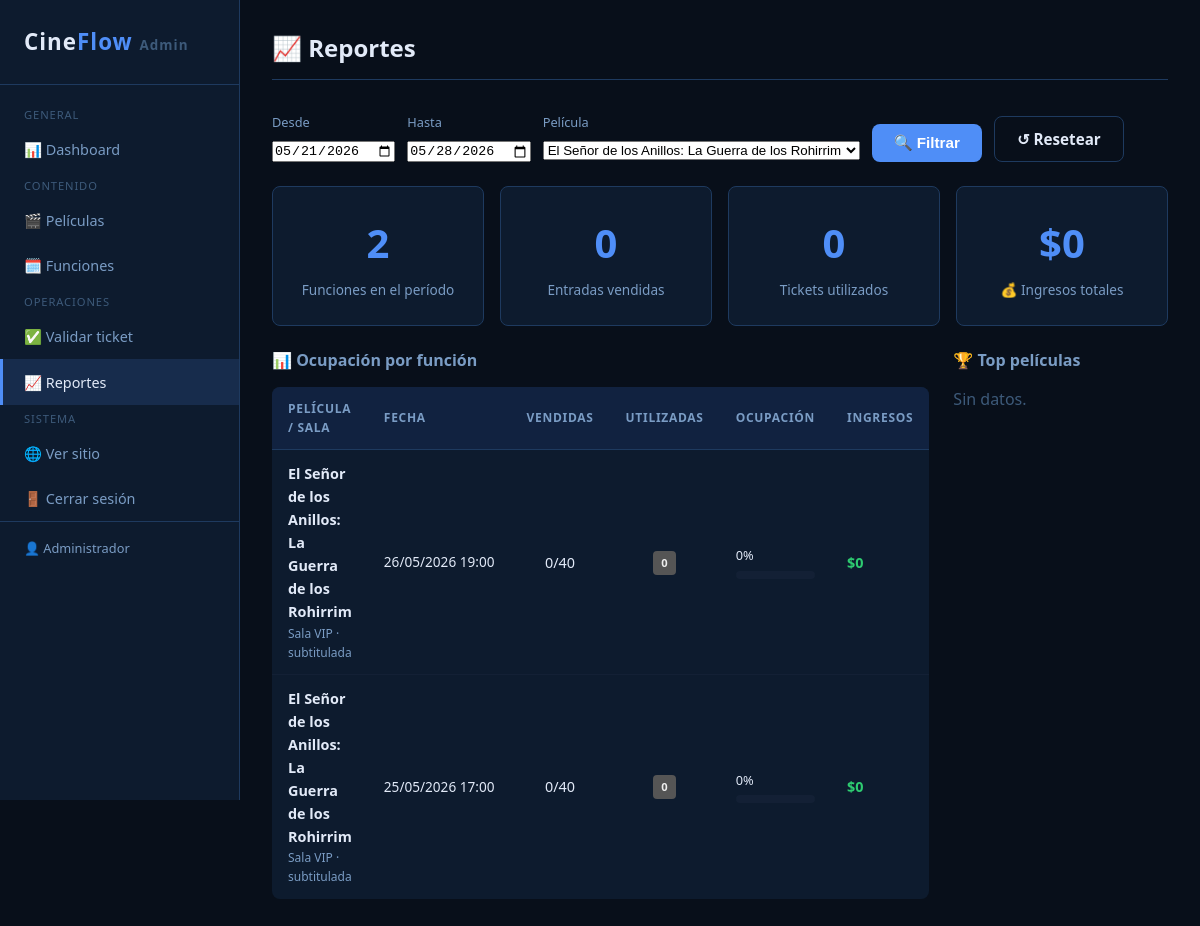
/admin/reportes.php?pelicula_id=3 (signed in), run on the app's committed database.
### tables this page shows
CREATE TABLE usuarios (
    id            INT UNSIGNED    NOT NULL AUTO_INCREMENT,
    nombre        VARCHAR(100)    NOT NULL,
    email         VARCHAR(150)    NOT NULL,
    password_hash VARCHAR(255)    NOT NULL                  COMMENT 'Hash bcrypt',
    rol           ENUM('admin')   NOT NULL DEFAULT 'admin',
    activo        TINYINT(1)      NOT NULL DEFAULT 1,
    fecha_registro DATETIME       NOT NULL DEFAULT CURRENT_TIMESTAMP,

    PRIMARY KEY (id),
    UNIQUE KEY uq_email (email)
);

CREATE TABLE funciones (
    id             INT UNSIGNED   NOT NULL AUTO_INCREMENT,
    pelicula_id    INT UNSIGNED   NOT NULL,
    sala_id        INT UNSIGNED   NOT NULL,
    fecha_hora     DATETIME       NOT NULL,
    precio         DECIMAL(8,2)   NOT NULL,
    idioma         ENUM('subtitulada','doblada','original') NOT NULL DEFAULT 'subtitulada',
    activa         TINYINT(1)     NOT NULL DEFAULT 1,

    PRIMARY KEY (id),
    UNIQUE KEY uq_sala_horario (sala_id, fecha_hora),
    INDEX idx_pelicula_fecha (pelicula_id, fecha_hora),
    INDEX idx_fecha_hora (fecha_hora),

    CONSTRAINT fk_funcion_pelicula
        FOREIGN KEY (pelicula_id) REFERENCES peliculas(id)
        ON DELETE RESTRICT ON UPDATE CASCADE,
    CONSTRAINT fk_funcion_sala
        FOREIGN KEY (sala_id) REFERENCES salas(id)
        ON DELETE RESTRICT ON UPDATE CASCADE
);

CREATE TABLE peliculas (
    id             INT UNSIGNED   NOT NULL AUTO_INCREMENT,
    titulo         VARCHAR(200)   NOT NULL,
    genero         VARCHAR(80)    NOT NULL,
    sinopsis       TEXT               NULL,
    clasificacion  ENUM('TE','TE+7','MA+14','MA+18') NOT NULL DEFAULT 'TE',
    duracion_min   SMALLINT UNSIGNED  NULL,
    imagen         VARCHAR(300)       NULL                  COMMENT 'Ruta: uploads/peliculas/imagen.jpg',
    activa         TINYINT(1)     NOT NULL DEFAULT 1,
    fecha_estreno  DATE               NULL,

    PRIMARY KEY (id),
    INDEX idx_genero (genero),
    INDEX idx_activa (activa)
);

CREATE TABLE salas (
    id             INT UNSIGNED   NOT NULL AUTO_INCREMENT,
    nombre         VARCHAR(50)    NOT NULL,
    capacidad      SMALLINT UNSIGNED NOT NULL DEFAULT 100,
    tipo           ENUM('estandar','vip','4dx','imax') NOT NULL DEFAULT 'estandar',
    activa         TINYINT(1)     NOT NULL DEFAULT 1,

    PRIMARY KEY (id),
    UNIQUE KEY uq_nombre_sala (nombre)
);

### includes/funciones.php (called while the page is built, shortened)
<?php
function formatearPrecio(float|int|string $precio): string
{
    return '$' . number_format((float)$precio, 0, ',', '.');
}
function esc(?string $texto): string
{
    return htmlspecialchars((string)$texto, ENT_QUOTES | ENT_SUBSTITUTE, 'UTF-8');
}
function obtenerUsuario(int $usuario_id): ?array
{
    $pdo = obtenerConexion();
    try {
        $stmt = $pdo->prepare("
            SELECT id, nombre, email, rol
            FROM   usuarios
            WHERE  id     = :id
              AND  activo = 1
            LIMIT 1
        ");
        $stmt->execute([':id' => $usuario_id]);
        $fila = $stmt->fetch();
        return $fila ?: null;
    } catch (PDOException $e) {
        registrarError('funciones - obtenerUsuario', $e->getMessage());
        return null;
    }
}

### admin/reportes.php (the view, shortened to what this page needs)
<?php
require_once __DIR__ . '/../includes/funciones.php';
$pdo = obtenerConexion();
$desde = $_GET['desde'] ?? date('Y-m-d', strtotime('-7 days'));
$hasta = $_GET['hasta'] ?? date('Y-m-d');
$filtro_pelicula = (int)($_GET['pelicula_id'] ?? 0);
try {
    $q = "
        SELECT f.id, f.fecha_hora, f.precio, f.idioma,
               p.titulo AS pelicula,
               s.nombre AS sala, s.capacidad,
               COUNT(CASE WHEN r.estado IN ('confirmada','utilizada') THEN 1 END) AS confirmadas,
               COUNT(CASE WHEN r.estado = 'utilizada'  THEN 1 END) AS utilizadas,
               COUNT(CASE WHEN r.estado = 'cancelada'  THEN 1 END) AS canceladas,
               COUNT(CASE WHEN r.estado = 'pendiente'  THEN 1 END) AS pendientes,
               COALESCE(SUM(CASE WHEN r.estado IN ('confirmada','utilizada') THEN f.precio END),0) AS ingresos
        FROM   funciones f
        JOIN   peliculas p ON p.id = f.pelicula_id
        JOIN   salas     s ON s.id = f.sala_id
        LEFT   JOIN reservas r ON r.funcion_id = f.id
        WHERE  DATE(f.fecha_hora) BETWEEN :desde AND :hasta
    ";
    $params = [':desde'=>$desde, ':hasta'=>$hasta];
    if ($filtro_pelicula > 0) {
        $q .= " AND f.pelicula_id = :pid";
        $params[':pid'] = $filtro_pelicula;
    }
    $q .= " GROUP BY f.id ORDER BY f.fecha_hora DESC";
    $stmt = $pdo->prepare($q);
    $stmt->execute($params);
    $reporte = $stmt->fetchAll();
    $total_ingresos    = array_sum(array_column($reporte, 'ingresos'));
    $total_confirmadas = array_sum(array_column($reporte, 'confirmadas'));
    $total_utilizadas  = array_sum(array_column($reporte, 'utilizadas'));
    $top_q = "
        SELECT p.titulo, COUNT(r.id) AS reservas, COALESCE(SUM(f.precio),0) AS ingresos
        FROM   reservas r
        JOIN   funciones f ON f.id = r.funcion_id
        JOIN   peliculas p ON p.id = f.pelicula_id
        WHERE  r.estado IN ('confirmada','utilizada')
          AND  DATE(r.fecha_reserva) BETWEEN :desde AND :hasta
        GROUP  BY p.id
        ORDER  BY reservas DESC
        LIMIT  5
    ";
    $top_stmt = $pdo->prepare($top_q);
    $top_stmt->execute([':desde'=>$desde, ':hasta'=>$hasta]);
    $top_peliculas = $top_stmt->fetchAll();
    $peliculas_select = $pdo->query("SELECT id, titulo FROM peliculas ORDER BY titulo")->fetchAll();
} catch (PDOException $e) {
    registrarError('admin-reportes', $e->getMessage());
    $reporte = $top_peliculas = $peliculas_select = [];
    $total_ingresos = $total_confirmadas = $total_utilizadas = 0;
}
$admin_nav_activo = 'reportes';
require_once __DIR__ . '/includes/header.php';
?>
<div class="admin-topbar">
    <h1>📈 Reportes</h1>
</div>
<form method="GET" style="margin-bottom:1.5rem;display:flex;gap:.75rem;flex-wrap:wrap;align-items:flex-end;">
    <div>
        <label style="font-size:.8rem;color:var(--texto-suave);display:block;margin-bottom:.25rem;">Desde</label>
        <input type="date" name="desde" value="<?= esc($desde) ?>">
    </div>
    <div>
        <label style="font-size:.8rem;color:var(--texto-suave);display:block;margin-bottom:.25rem;">Hasta</label>
        <input type="date" name="hasta" value="<?= esc($hasta) ?>">
    </div>
    <div>
        <label style="font-size:.8rem;color:var(--texto-suave);display:block;margin-bottom:.25rem;">Película</label>
        <select name="pelicula_id">
            <?php foreach ($peliculas_select as $p): ?>
                <option value="<?= $p['id'] ?>" <?= $filtro_pelicula==$p['id']?'selected':''?>><?= esc($p['titulo']) ?></option>
            <?php endforeach; ?>
        </select>
    </div>
    <button type="submit" class="btn btn-primario">🔍 Filtrar</button>
    <a href="reportes.php" class="btn btn-secundario">↺ Resetear</a>
</form>
<div class="stats-grid" style="margin-bottom:1.5rem;">
    <div class="stat-card">
        <span class="stat-numero"><?= count($reporte) ?></span>
        <div class="stat-label">Funciones en el período</div>
    </div>
    <div class="stat-card">
        <span class="stat-numero"><?= $total_confirmadas ?></span>
        <div class="stat-label">Entradas vendidas</div>
    </div>
    <div class="stat-card">
        <span class="stat-numero"><?= $total_utilizadas ?></span>
        <div class="stat-label">Tickets utilizados</div>
    </div>
    <div class="stat-card">
        <span class="stat-numero"><?= formatearPrecio($total_ingresos) ?></span>
        <div class="stat-label">💰 Ingresos totales</div>
    </div>
</div>
<div style="display:grid;grid-template-columns:2fr 1fr;gap:1.5rem;">
<div>
    <h2 style="font-size:1rem;margin-bottom:1rem;color:var(--texto-suave);">📊 Ocupación por función</h2>
    <?php if (empty($reporte)): ?>
        <p style="color:var(--texto-muy-suave);">Sin datos para el período seleccionado.</p>
    <?php else: ?>
    <table class="admin-tabla">
        <thead>
            <tr>
                <th>Película / Sala</th>
                <th>Fecha</th>
                <th>Vendidas</th>
                <th>Utilizadas</th>
                <th>Ocupación</th>
                <th>Ingresos</th>
            </tr>
        </thead>
        <tbody>
        <?php foreach ($reporte as $r): ?>
            <?php $pct = $r['capacidad'] > 0 ? round($r['confirmadas'] / $r['capacidad'] * 100) : 0; ?>
            <tr>
                <td>
                    <div style="font-weight:600;font-size:.9rem;"><?= esc($r['pelicula']) ?></div>
                    <div style="font-size:.75rem;color:var(--texto-suave);"><?= esc($r['sala']) ?> · <?= esc($r['idioma']) ?></div>
                </td>
                <td style="white-space:nowrap;font-size:.85rem;"><?= date('d/m/Y H:i', strtotime($r['fecha_hora'])) ?></td>
                <td style="text-align:center;"><?= $r['confirmadas'] ?>/<?= $r['capacidad'] ?></td>
                <td style="text-align:center;">
                    <span class="badge <?= $r['utilizadas'] > 0 ? 'badge-azul' : 'badge-gris' ?>"><?= $r['utilizadas'] ?></span>
                </td>
                <td style="min-width:100px;">
                    <div style="font-size:.8rem;margin-bottom:.2rem;"><?= $pct ?>%</div>
                    <div class="reporte-barra-wrap">
                    </div>
                </td>
                <td style="font-weight:600;color:var(--verde);font-size:.9rem;"><?= formatearPrecio($r['ingresos']) ?></td>
            </tr>
        <?php endforeach; ?>
        </tbody>
    </table>
    <?php endif; ?>
</div>
<div>
    <h2 style="font-size:1rem;margin-bottom:1rem;color:var(--texto-suave);">🏆 Top películas</h2>
    <?php if (empty($top_peliculas)): ?>
        <p style="color:var(--texto-muy-suave);">Sin datos.</p>
    <?php endif; ?>
</div>
</div>
<?php require_once __DIR__ . '/includes/footer.php'; ?>

### admin/includes/header.php (shortened to what this page needs)
<?php
$admin_nav_activo ??= '';
$admin = obtenerUsuario((int)$_SESSION['usuario_id']);
?>
<!DOCTYPE html>
<html lang="es">
<head>
    <link rel="stylesheet" href="../assets/css/estilo.css">
    <link rel="stylesheet" href="../assets/css/admin.css">
</head>
<body>
<div class="admin-layout">
<aside class="admin-sidebar">
    <a href="index.php" class="logo">Cine<span>Flow</span> <small style="font-size:.6em;color:var(--texto-muy-suave);">Admin</small></a>
    <nav class="admin-nav">
        <span class="nav-seccion">General</span>
        <a href="index.php"         class="<?= $admin_nav_activo === 'dashboard'  ? 'activo' : '' ?>">📊 Dashboard</a>
        <span class="nav-seccion">Contenido</span>
        <a href="peliculas.php"     class="<?= $admin_nav_activo === 'peliculas'  ? 'activo' : '' ?>">🎬 Películas</a>
        <a href="funciones.php"     class="<?= $admin_nav_activo === 'funciones'  ? 'activo' : '' ?>">🗓️ Funciones</a>
        <span class="nav-seccion">Operaciones</span>
        <a href="validar-ticket.php" class="<?= $admin_nav_activo === 'validar'   ? 'activo' : '' ?>">✅ Validar ticket</a>
        <a href="reportes.php"      class="<?= $admin_nav_activo === 'reportes'   ? 'activo' : '' ?>">📈 Reportes</a>
        <span class="nav-seccion">Sistema</span>
        <a href="../index.php" target="_blank">🌐 Ver sitio</a>
        <a href="logout.php">🚪 Cerrar sesión</a>
    </nav>
    <?php if ($admin): ?>
    <div style="padding:1rem 1.5rem;border-top:1px solid var(--borde);margin-top:auto;font-size:.8rem;color:var(--texto-suave);">
        👤 <?= esc($admin['nombre']) ?>
    </div>
    <?php endif; ?>
</aside>
<main class="admin-content">

### assets/css/estilo.css (style rules this page uses)
:root { --primario: #4f8ef7; --primario-oscuro: #3a7ae0; --primario-suave: rgba(79, 142, 247, .15); --oscuro: #080f1a; --superficie: #0d1b2e; --superficie-alt: #112240; --overlay: rgba(0, 0, 0, .8); --borde: #1e3a5f; --borde-suave: #132035; --texto: #e2eaf8; --texto-suave: #7a9cc4; --texto-muy-suave: #3d5a7a; --verde: #2ecc71; --verde-oscuro: #0d2e1a; --azul: #3498db; --azul-oscuro: #0d1e2e; --amarillo: #f39c12; --amarillo-oscuro: #1a1200; --rojo: #e74c3c; --rojo-oscuro: #2e0d0d; --libre: #0a2a1a; --libre-borde: #2ecc71; --ocupado: #1a0d1a; --ocupado-borde: #5a3a6a; --seleccionado: #0d2a4a; --seleccionado-borde:#4f8ef7; --preferencial: #1a1a0a; --preferencial-borde:#f39c12; --fuente: 'Segoe UI', Arial, sans-serif; --fuente-mono: 'Courier New', Courier, monospace; --ancho-max: 1200px; --radio: 8px; --radio-lg: 12px; --sombra: 0 4px 16px rgba(0, 0, 0, .4); --sombra-lg: 0 8px 32px rgba(0, 0, 0, .6); --transicion: .2s ease; }
*, *::before, *::after { box-sizing: border-box; margin: 0; padding: 0; }
html { scroll-behavior: smooth; }
body { background-color: var(--oscuro); color: var(--texto); font-family: var(--fuente); font-size: 16px; line-height: 1.6; min-height: 100vh; display: flex; flex-direction: column; }
main { flex: 1; }
a { color: var(--primario); text-decoration: none; transition: color var(--transicion); }
h1, h2, h3, h4, h5, h6 { line-height: 1.3; font-weight: 700; }
.logo { font-size: 1.6rem; font-weight: 700; color: var(--primario); letter-spacing: 1px; text-decoration: none; flex-shrink: 0; display: flex; align-items: center; gap: 10px; }
.logo span { color: var(--texto); }
.badge { display: inline-block; font-size: .7rem; font-weight: 700; padding: 3px 8px; border-radius: 4px; text-transform: uppercase; letter-spacing: .5px; vertical-align: middle; }
.badge-gris { background: #555; color: #eee; }
.btn { display: inline-flex; align-items: center; justify-content: center; gap: 8px; padding: 10px 22px; border-radius: var(--radio); font-size: .95rem; font-weight: 600; cursor: pointer; border: none; text-decoration: none; transition: background var(--transicion), color var(--transicion), opacity var(--transicion), transform var(--transicion); white-space: nowrap; }
.btn-primario { background: var(--primario); color: #fff; }
.btn-secundario { background: transparent; color: var(--texto); border: 1px solid var(--borde); }

### data on the page
usuarios: nombre "Administrador"
funciones: pelicula.titulo "El Señor de los Anillos: La Guerra de los Rohirrim", sala.nombre "Sala VIP", idioma "subtitulada", fecha_hora "26/05/2026 19:00", confirmadas "0", sala.capacidad "40", utilizadas "0", pct "0", ingresos "$0"
funciones: pelicula.titulo "El Señor de los Anillos: La Guerra de los Rohirrim", sala.nombre "Sala VIP", idioma "subtitulada", fecha_hora "25/05/2026 17:00", confirmadas "0", sala.capacidad "40", utilizadas "0", pct "0", ingresos "$0"

### other printed values
count($reporte) "2"
$total_confirmadas "0"
$total_utilizadas "0"
formatearPrecio($total_ingresos) "$0"
form field pelicula_id "El Señor de los Anillos: La Guerra de los Rohirrim"
